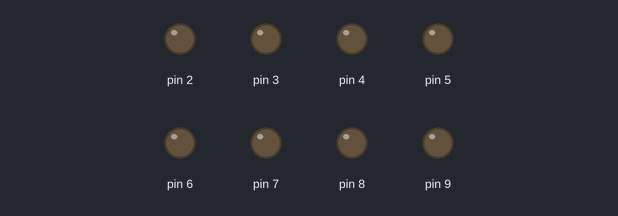
Recording of a sketch running on a simulated Arduino Uno, built with avr-gcc and run on an emulated ATmega328P. On the bench: output pins drawn as LEDs (lit = HIGH).

Above: at 0.02 s.
At 0.32 s:
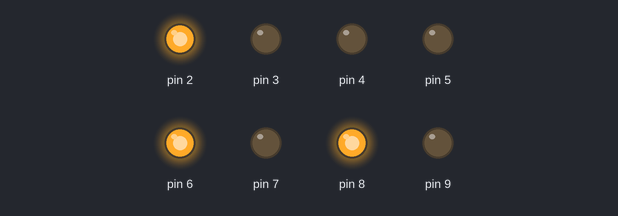
At 0.72 s:
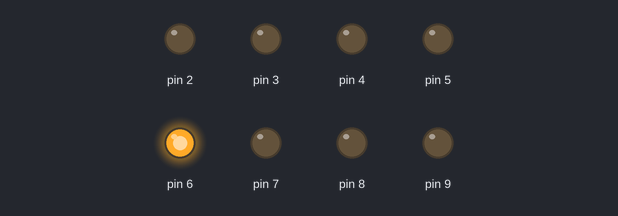
At 1.4 s:
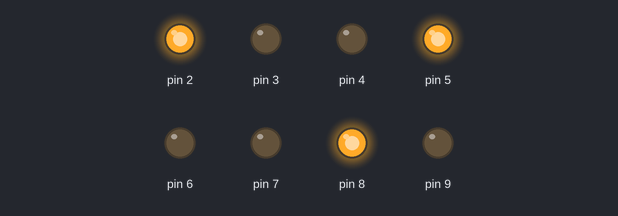
At 2.12 s:
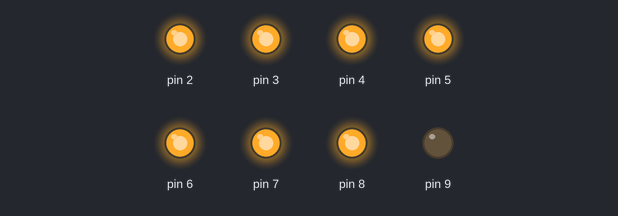
At 2.87 s:
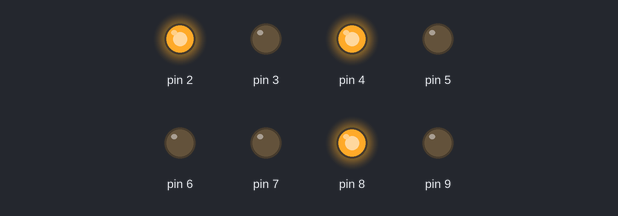
Timing chart, 0 to 3.2 s (numbered marks = the images above):
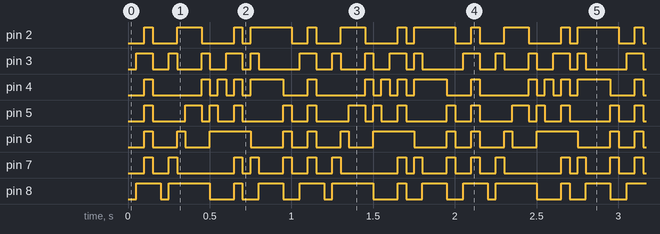

The sketch:

1245inloop.ino
```cpp
// Representation of numbers in 5x7 grid (8 rows for extra space)
// the row 8 is not used, but it's there for better visualization

const byte numbers[10][8] = {
  {0b01110, 0b10001, 0b10001, 0b10001, 0b10001, 0b10001, 0b01110, 0b00000}, // 0
  {0b00100, 0b01100, 0b00100, 0b00100, 0b00100, 0b00100, 0b01110, 0b00000}, // 1
  {0b01110, 0b10001, 0b00001, 0b00110, 0b01000, 0b10000, 0b11111, 0b00000}, // 2
  {0b01110, 0b10001, 0b00001, 0b00110, 0b00001, 0b10001, 0b01110, 0b00000}, // 3
  {0b00010, 0b00110, 0b01010, 0b10010, 0b11111, 0b00010, 0b00010, 0b00000}, // 4
  {0b11111, 0b10000, 0b11110, 0b00001, 0b00001, 0b10001, 0b01110, 0b00000}, // 5
  {0b00110, 0b01000, 0b10000, 0b11110, 0b10001, 0b10001, 0b01110, 0b00000}, // 6
  {0b11111, 0b00001, 0b00001, 0b00010, 0b00100, 0b01000, 0b10000, 0b00000}, // 7
  {0b01110, 0b10001, 0b10001, 0b01110, 0b10001, 0b10001, 0b01110, 0b00000}, // 8
  {0b01110, 0b10001, 0b10001, 0b01111, 0b00001, 0b00010, 0b01100, 0b00000}  // 9
};

// Time representation for 12:45 as 5x7 matrix (left to right: '1', '2', '4', '5')
const int timeDigits[4] = {1, 2, 4, 5};

// Function to send column data to pins D2-D9
void sendToPins(byte colData) {
  // Apply data to D2-D7 (Port D)
  PORTD = (PORTD & 0b00000011) | ((colData << 2) & 0b11111100);  // Send bits to D2-D7

  // Apply data to D8 and D9 (Port B)
  PORTB = (PORTB & 0b11111100) | (colData >> 6);  // Send remaining bits to D8 and D9
}

// Function to display a single digit's column
void displayDigitColumn(int number, int col, int speed) {
  byte colData = 0;

  // Create the column data for the vertical LEDs
  for (int row = 0; row < 7; row++) {
    // Shift the row data and set the bits accordingly
    colData |= ((numbers[number][row] >> (4 - col)) & 0x01) << row;
  }

  // Send the column data to the pins
  sendToPins(colData);

  // Delay based on the speed
  delay(speed);
}

// Function to display the entire time on the LED matrix (4 digits: '12:45')
void displayTime(int speed) {

  // Loop through each digit in the time '12:45'
  for (int i = 0; i < 4; i++) {
    int currentDigit = timeDigits[i];

    // Display each column of the digit
    for (int col = 0; col < 5; col++) {
      displayDigitColumn(currentDigit, col, speed);
    }

    // Add space between digits
    // delay(speed);
  }
}

void setup() {
  // Set D2 to D7 as OUTPUT (on Port D), leave D0 and D1 unchanged
  DDRD |= 0b11111100;  // 11111100 sets D2-D7 as output

  // Set D8 and D9 as OUTPUT (on Port B)
  DDRB |= 0b00000011;  // 00000011 sets D8 and D9 as output

  Serial.begin(9600);  // Optional for debugging purposes
}

void loop() {
  int displaySpeed = 50;  // Speed to control how fast columns change (milliseconds)

  // Display '12:45' in a loop
  displayTime(displaySpeed);
}
```

Measured:
- by itself, pin 2: repeats every 1.0 s: LOW 0.15 s, HIGH 0.15 s, LOW 0.20 s, HIGH 0.05 s, LOW 0.05 s, HIGH 0.25 s, LOW 0.10 s, HIGH 0.05 s
- by itself, pin 4: repeats every 1.0 s: LOW 0.30 s, 3 × (HIGH 0.05 s, LOW 0.05 s), HIGH 0.20 s, LOW 0.15 s, HIGH 0.05 s
- by itself, pin 6: repeats every 1.0 s: LOW 0.15 s, HIGH 0.05 s, LOW 0.15 s, HIGH 0.25 s, LOW 0.20 s, HIGH 0.05 s, LOW 0.10 s, HIGH 0.05 s
- by itself, pin 8: repeats every 1.0 s: LOW 0.05 s, HIGH 0.25 s, LOW 0.15 s, HIGH 0.05 s, 2 × (LOW 0.10 s, HIGH 0.15 s)
- by itself, pin 3: repeats every 1.0 s: LOW 0.10 s, HIGH 0.05 s, LOW 0.15 s, HIGH 0.05 s, LOW 0.10 s, HIGH 0.10 s, LOW 0.05 s, HIGH 0.05 s, LOW 0.25 s, HIGH 0.10 s
- by itself, pin 5: repeats every 1.0 s: LOW 0.20 s, HIGH 0.10 s, LOW 0.05 s, HIGH 0.05 s, LOW 0.10 s, HIGH 0.05 s, LOW 0.25 s, HIGH 0.05 s, LOW 0.10 s, HIGH 0.05 s
